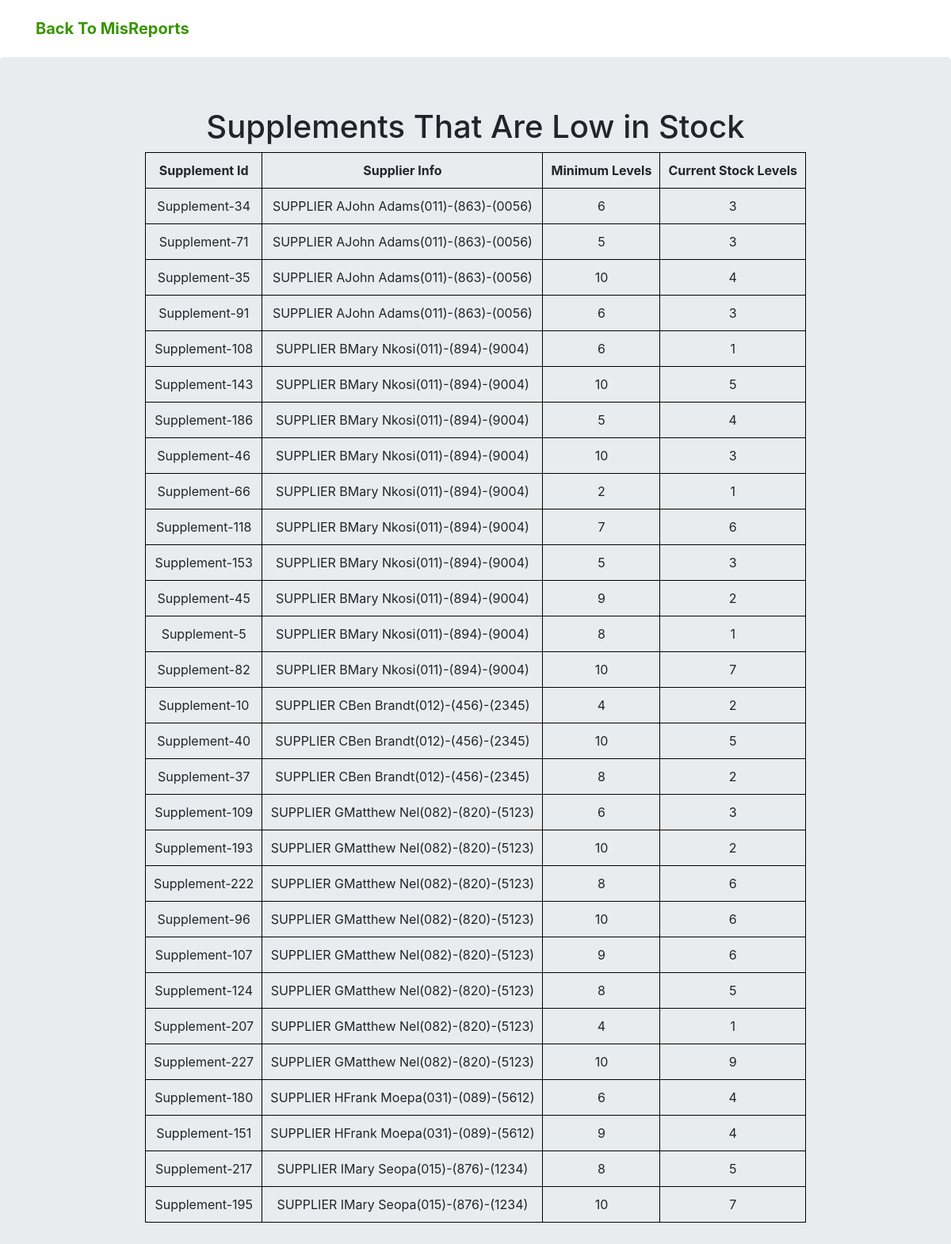
Screenshot of /lowstock.php with the database file from the repository.
### tables this page shows
CREATE TABLE `tblsupplements` (
  `Supplement_id` varchar(20) NOT NULL,
  `Supplier_ID` varchar(15) NOT NULL,
  `Description` varchar(30) NOT NULL,
  `Cost_excl` decimal(6,2) NOT NULL,
  `Cost_incl` decimal(6,2) NOT NULL,
  `Min_levels` int(11) NOT NULL,
  `Current_stock_levels` int(11) NOT NULL,
  `Nappi_code` varchar(20) NOT NULL,
  PRIMARY KEY (`Supplement_id`),
  KEY `Supplier_ID` (`Supplier_ID`)
);

### lowstock.php (the view, shortened to what this page needs)
<!DOCTYPE html>
<html>
<head>
    <link rel="stylesheet" href="assets/bootstrap/css/bootstrap.min.css">
    <link rel="stylesheet" href="assets/css/Navigation-Clean.css">
    <link rel="stylesheet" href="assets/css/styles.css">
</head>
<body>
    <div>
        <nav class="navbar navbar-light navbar-expand-md navigation-clean">
            <div class="container"><a class="navbar-brand" href="misreports.html" style="color:rgb(57,149,0);">Back To MisReports</a>
    </div>
    </nav>
    </div>
     <div class="jumbotron" style="text-align:center;">
        <?php
include('DBaccess.php');
 $query="SELECT
S.Supplement_id AS SUPPLEMENT,
CONCAT(S.SUPPLIER_ID,'',C.Contact_Person,'',C.Supplier_Tel) AS SUPPLIER_INFO,
S.Min_levels AS MIN_LEVELS,
S.Current_stock_levels AS CURRENT_STOCK
FROM tblsupplements S, tblsupplier_info C
WHERE Current_stock_levels < Min_levels
AND S.Supplier_ID = C.Supplier_ID
ORDER BY S.Supplier_ID";
         $statement=$db->prepare($query);
          $statement->execute();
                 $result=$statement->fetchAll();
?>
    <div class="aboutclient">
<h1>Supplements That Are Low in Stock</h1>
</div>
<table style="margin:0 auto;">
<tr>
    <th>Supplement Id</th>
    <th>Supplier Info</th>
    <th>Minimum Levels</th>
    <th>Current Stock Levels</th>
</tr>
  <?php foreach($result as $client ):?>
  <tr >
      <td><?php echo $client['SUPPLEMENT'];?></td>
      <td><?php echo $client['SUPPLIER_INFO'];?></td>
      <td><?php echo $client['MIN_LEVELS'];?></td>
      <td><?php echo $client['CURRENT_STOCK'];?></td>
  </tr>
       <?php endforeach; ?>
      </table>
    </div>
</body>
</html>

### assets/css/Navigation-Clean.css (style rules this page uses)
.navigation-clean { background:#fff; padding-top:.75rem; padding-bottom:.75rem; color:#333; border-radius:0; box-shadow:none; border:none; margin-bottom:0; }
@media (min-width:768px) { .navigation-clean { padding-top:1rem; padding-bottom:1rem; } }
.navigation-clean .navbar-brand { font-weight:bold; color:inherit; }

### lowstock.php (style rules this page uses)
th,td { border:solid 1px black; padding:10px; }

### rows the page displays
tblsupplements: Supplement_id "Supplement-34", SUPPLIER_INFO "SUPPLIER AJohn Adams(011)-(863)-(0056)", Min_levels "6", Current_stock_levels "3"
tblsupplements: Supplement_id "Supplement-71", SUPPLIER_INFO "SUPPLIER AJohn Adams(011)-(863)-(0056)", Min_levels "5", Current_stock_levels "3"
tblsupplements: Supplement_id "Supplement-35", SUPPLIER_INFO "SUPPLIER AJohn Adams(011)-(863)-(0056)", Min_levels "10", Current_stock_levels "4"
tblsupplements: Supplement_id "Supplement-91", SUPPLIER_INFO "SUPPLIER AJohn Adams(011)-(863)-(0056)", Min_levels "6", Current_stock_levels "3"
tblsupplements: Supplement_id "Supplement-108", SUPPLIER_INFO "SUPPLIER BMary Nkosi(011)-(894)-(9004)", Min_levels "6", Current_stock_levels "1"
tblsupplements: Supplement_id "Supplement-143", SUPPLIER_INFO "SUPPLIER BMary Nkosi(011)-(894)-(9004)", Min_levels "10", Current_stock_levels "5"
tblsupplements: Supplement_id "Supplement-186", SUPPLIER_INFO "SUPPLIER BMary Nkosi(011)-(894)-(9004)", Min_levels "5", Current_stock_levels "4"
tblsupplements: Supplement_id "Supplement-46", SUPPLIER_INFO "SUPPLIER BMary Nkosi(011)-(894)-(9004)", Min_levels "10", Current_stock_levels "3"
tblsupplements: Supplement_id "Supplement-66", SUPPLIER_INFO "SUPPLIER BMary Nkosi(011)-(894)-(9004)", Min_levels "2", Current_stock_levels "1"
tblsupplements: Supplement_id "Supplement-118", SUPPLIER_INFO "SUPPLIER BMary Nkosi(011)-(894)-(9004)", Min_levels "7", Current_stock_levels "6"
tblsupplements: Supplement_id "Supplement-153", SUPPLIER_INFO "SUPPLIER BMary Nkosi(011)-(894)-(9004)", Min_levels "5", Current_stock_levels "3"
tblsupplements: Supplement_id "Supplement-45", SUPPLIER_INFO "SUPPLIER BMary Nkosi(011)-(894)-(9004)", Min_levels "9", Current_stock_levels "2"
tblsupplements: Supplement_id "Supplement-5", SUPPLIER_INFO "SUPPLIER BMary Nkosi(011)-(894)-(9004)", Min_levels "8", Current_stock_levels "1"
tblsupplements: Supplement_id "Supplement-82", SUPPLIER_INFO "SUPPLIER BMary Nkosi(011)-(894)-(9004)", Min_levels "10", Current_stock_levels "7"
tblsupplements: Supplement_id "Supplement-10", SUPPLIER_INFO "SUPPLIER CBen Brandt(012)-(456)-(2345)", Min_levels "4", Current_stock_levels "2"
tblsupplements: Supplement_id "Supplement-40", SUPPLIER_INFO "SUPPLIER CBen Brandt(012)-(456)-(2345)", Min_levels "10", Current_stock_levels "5"
tblsupplements: Supplement_id "Supplement-37", SUPPLIER_INFO "SUPPLIER CBen Brandt(012)-(456)-(2345)", Min_levels "8", Current_stock_levels "2"
tblsupplements: Supplement_id "Supplement-109", SUPPLIER_INFO "SUPPLIER GMatthew Nel(082)-(820)-(5123)", Min_levels "6", Current_stock_levels "3"
tblsupplements: Supplement_id "Supplement-193", SUPPLIER_INFO "SUPPLIER GMatthew Nel(082)-(820)-(5123)", Min_levels "10", Current_stock_levels "2"
tblsupplements: Supplement_id "Supplement-222", SUPPLIER_INFO "SUPPLIER GMatthew Nel(082)-(820)-(5123)", Min_levels "8", Current_stock_levels "6"
tblsupplements: Supplement_id "Supplement-96", SUPPLIER_INFO "SUPPLIER GMatthew Nel(082)-(820)-(5123)", Min_levels "10", Current_stock_levels "6"
tblsupplements: Supplement_id "Supplement-107", SUPPLIER_INFO "SUPPLIER GMatthew Nel(082)-(820)-(5123)", Min_levels "9", Current_stock_levels "6"
tblsupplements: Supplement_id "Supplement-124", SUPPLIER_INFO "SUPPLIER GMatthew Nel(082)-(820)-(5123)", Min_levels "8", Current_stock_levels "5"
tblsupplements: Supplement_id "Supplement-207", SUPPLIER_INFO "SUPPLIER GMatthew Nel(082)-(820)-(5123)", Min_levels "4", Current_stock_levels "1"
tblsupplements: Supplement_id "Supplement-227", SUPPLIER_INFO "SUPPLIER GMatthew Nel(082)-(820)-(5123)", Min_levels "10", Current_stock_levels "9"
tblsupplements: Supplement_id "Supplement-180", SUPPLIER_INFO "SUPPLIER HFrank Moepa(031)-(089)-(5612)", Min_levels "6", Current_stock_levels "4"
tblsupplements: Supplement_id "Supplement-151", SUPPLIER_INFO "SUPPLIER HFrank Moepa(031)-(089)-(5612)", Min_levels "9", Current_stock_levels "4"
tblsupplements: Supplement_id "Supplement-217", SUPPLIER_INFO "SUPPLIER IMary Seopa(015)-(876)-(1234)", Min_levels "8", Current_stock_levels "5"
tblsupplements: Supplement_id "Supplement-195", SUPPLIER_INFO "SUPPLIER IMary Seopa(015)-(876)-(1234)", Min_levels "10", Current_stock_levels "7"
